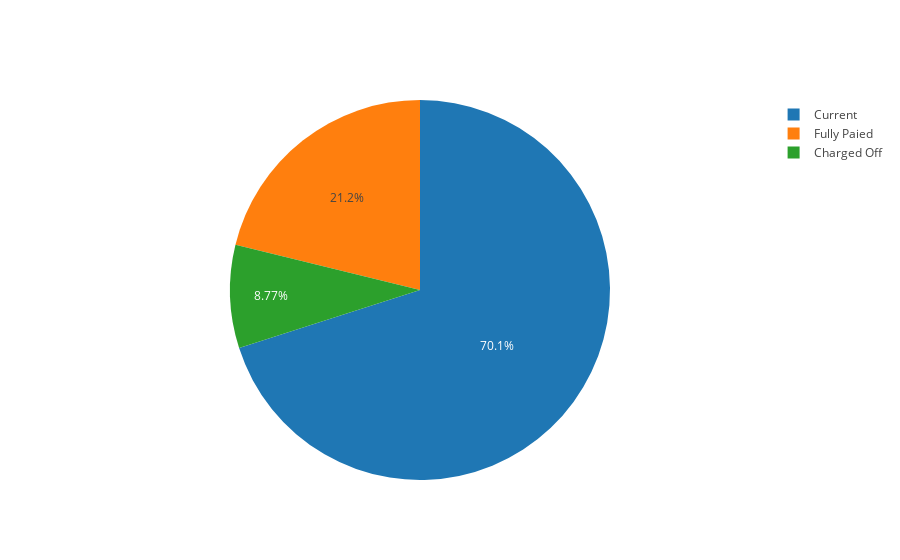

Here is the notebook cell this chart was saved with:
### Code cell
loan_amnt_status_sort = np.sort(loan_amnt_status)
loan_amnt_status_sort_pie = [loan_amnt_status_sort[-1],loan_amnt_status_sort[-2],loan_amnt_status_sort[:-2].sum()]
labels = 'Current', 'Fully Paied','Charged Off'

trace_sta = go.Pie(labels=labels, values=loan_amnt_status_sort_pie)
py.iplot([trace_sta], filename='Loan Amout by Status')

### Figure 1 — Plotly figure (JSON) as saved in the notebook; plotly's stock layout.template omitted (floating-point values rounded to 4 significant figures)
{"data": [{"labels": ["Current", "Fully Paied", "Charged Off"], "type": "pie", "values": [9172243450, 2772344050, 1148924450]}], "layout": {}}
